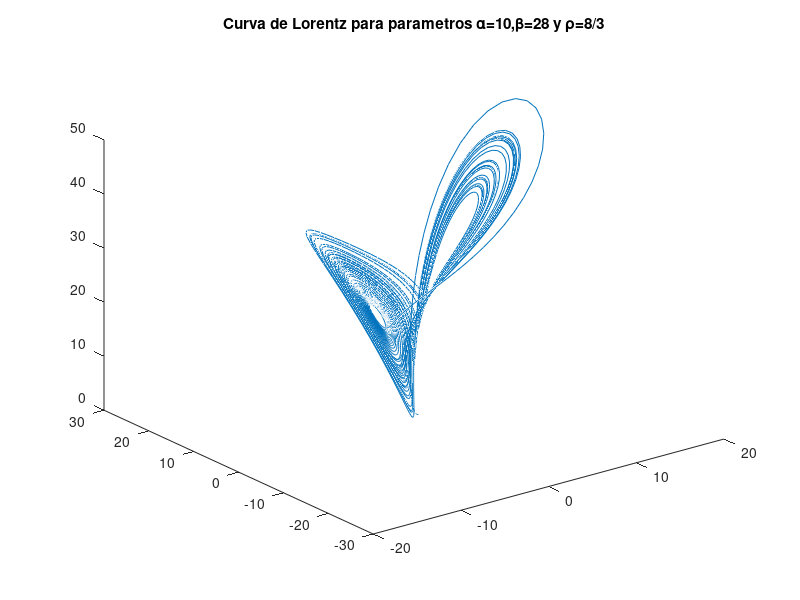
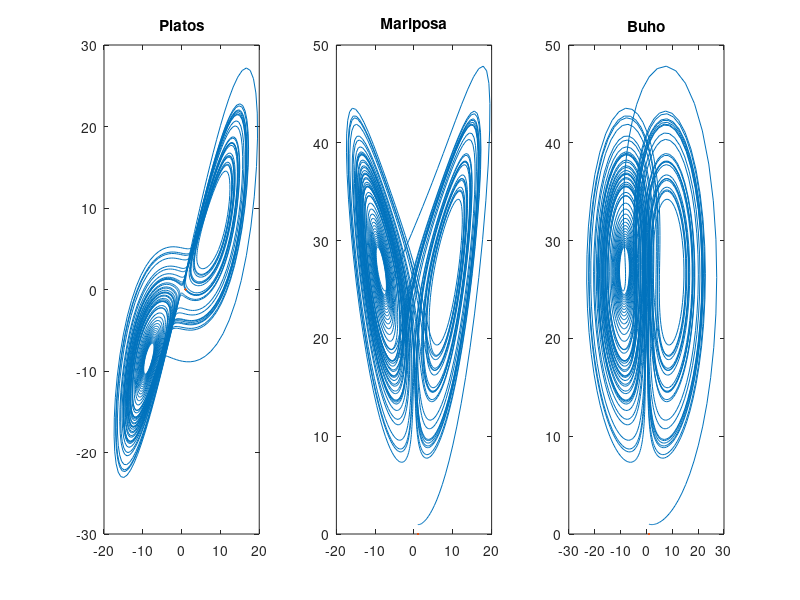

MATLAB code to generate these figures, in order:
%%%%%%%%%%%%%%%%%%%%%%%%%%%%%%%%%%%%%%%%%%%%%%%%%%%%%%%%%%%%%%%
%%%%%%%%%%%%%%%%%%%%%%%%%%%%%%%%%%%%%%%%%%%%%%%%%%%%%%%%%%%%%%%
%  Vamos a resolver la ecuacion de Lorentz usando el comando 
%  lsode (es un equivalente a ode45 de Matlab) para diferentes
%  parametros y perturbaciones de estos.
%%%%%%%%%%%%%%%%%%%%%%%%%%%%%%%%%%%%%%%%%%%%%%%%%%%%%%%%%%%%%%%
%%%%%%%%%%%%%%%%%%%%%%%%%%%%%%%%%%%%%%%%%%%%%%%%%%%%%%%%%%%%%%%


% Condiciones iniciales
% x0=[1;1;1];
% Valor de los parametros
% a=10;b=28;c=8/3;

x=0;
function xdot=func(x,t)
a=10;b=28;c=8/3;
xdot(1,1)=a*(x(2)-x(1));
xdot(2,1)=x(1)*(b-x(3))-x(2);
xdot(3,1)=x(1)*x(2)-c*x(3);
end

% Dibujamos la solución

x0=[1;1;1];
t=linspace(0,50,5000);
tic;x=lsode("func",x0,t);toc
plot3(x(:,1),x(:,2),x(:,3))
title('Curva de Lorentz para parametros \alpha=10,\beta=28 y \rho=8/3')
print('CurvaLorentz','-depsc')

% Dibujamos proyecciones en cada plano

figure
subplot(1,3,1)
% Proyectamos sobre el plano x-y
%v1=[0,1,-1];
%v2=[1,0,0];
%theta1=acos(v1*v2'/norm(v1)/norm(v2));
%rot1=[1 0 0;0 cos(theta1) -sin(theta1);0 sin(theta1) cos(theta1)];
%x=(rot1*x')'
plot(x(:,1),x(:,2),0.000001)
title('Platos')

subplot(1,3,2)
plot(x(:,1),x(:,3),0.000001)
title('Mariposa')
subplot(1,3,3)
plot(x(:,2),x(:,3),0.000001)
title('Buho')
print('Proyecciones','-depsc')
